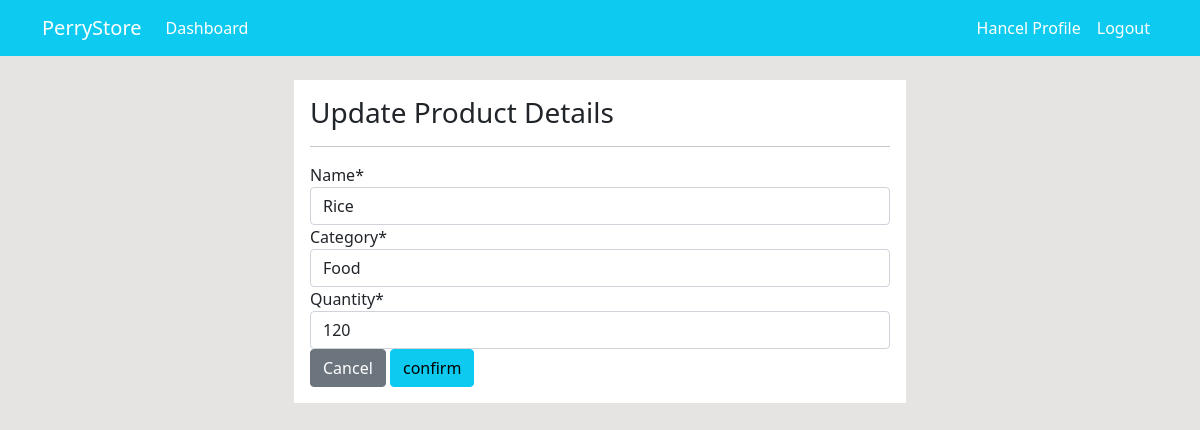
The app's page /product_update/2/ (signed in), older data.
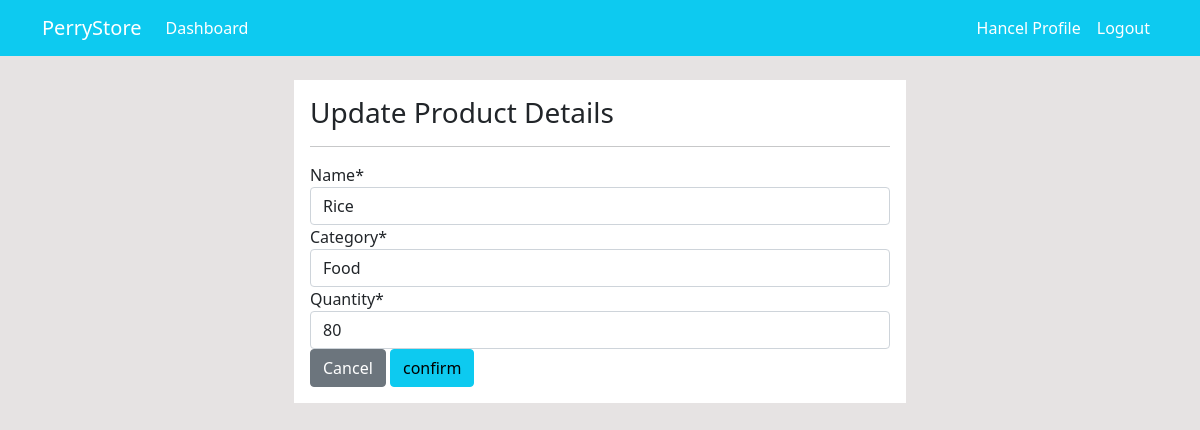
The same page, newer data.
### dashboards/models.py (models this page shows, shortened)
class Product(models.Model):
    name = models.CharField(max_length=40,null=True)
    category = models.CharField(max_length=40, choices= CATEGORY,null=True)
    quantity = models.PositiveIntegerField(null=True)

### dashboards/views.py (the view)
# urls.py: path('product_update/<int:pk>/', views.update_product, name = 'prod-update'),
@login_required(login_url = 'login')
def update_product(request,pk):
    item = Product.objects.get(id =pk)
    if  request.method == 'POST':
        form = ProductForm(request.POST, instance = item)
        if form.is_valid():
            form.save()
            return redirect ('dash-products')
    else:
        form = ProductForm( instance=item)
    context = {
        'form': form,
    }
    return render (request, 'dashboard/product_update.html',context)

### dashboards/forms.py
class ProductForm(forms.ModelForm):
    class Meta:
        model = Product
        fields = ['name','category','quantity']

### dashboards/templates/dashboard/product_update.html (shortened to what this page needs)
{%extends 'partials/base.html' %}
{% load crispy_forms_tags %}
{% block content%}
<div class="row my-4">
    <div class="col-md-6 offset-md-3 bg-white p-3">
        <h3>Update Product Details </h3>
        <hr>
        <form method="POST">
            {{form| crispy}}
            <a class="btn btn-secondary" href="{% url 'dash-products'%}">Cancel </a>
            <input class="btn btn-info" type="submit" value="confirm">
        </form>
    </div>
</div>
{% endblock%}

Row changes from the older to the newer data that the page shows:
changed Product "Rice": quantity "120" → "80"
